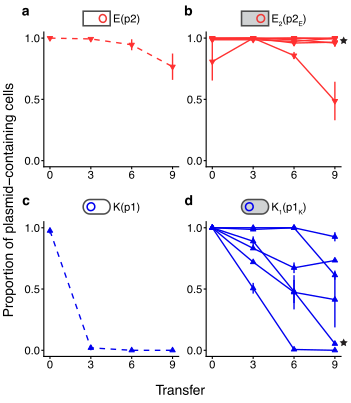

Write R code to recreate this figure.
library(ggplot2)
library(Rmisc)
library(lattice)
library(plyr)
library(cowplot)
library(gridExtra)
library(grid)
library(egg)
theme_set(theme_cowplot())

#########################
#FigureS4########
#####################
Data_KP28s <- as.data.frame(read.csv("FigS4KP28s.csv", header = TRUE))
Data_EC29s <- as.data.frame(read.csv("FigS4_EC29s.csv", header = TRUE))

sum_dat_KP28s <- summarySE(Data_KP28s, measurevar="Fraction_P", groupvars=c("Strain","Day"))
sum_dat_EC29s <- summarySE(Data_EC29s, measurevar="Fraction_P", groupvars=c("Strain","Day"))

###S4b###
sum_dat_KP28anc <- sum_dat_KP28s[which(sum_dat_KP28s$Strain == 'ancestor'),]

FigS4b <- 
  ggplot(sum_dat_KP28anc, aes(x=Day, y=Fraction_P)) + 
  geom_errorbar(aes(ymin=Fraction_P-se, ymax=Fraction_P+se), width=0, size = 0.4668623442372146, color="blue2") +
  geom_line(linetype = "dashed", size = 0.4668623442372146, color="blue2") +
  geom_point(shape=24, fill="blue2", color="blue2", size=1)+
  theme(legend.position="none") +
  theme(axis.title.x=element_blank()) +
  theme(axis.title.y=element_blank()) +
  theme(axis.line.y = element_line(size = 0.3734899)) +
  theme(axis.line.x = element_line(size = 0.3734899)) +
  theme(axis.ticks = element_line(size = 0.3734899))+
  theme(axis.text.x = element_text(margin=margin(1,0,0,0,"pt")),
        axis.text.y = element_text(margin=margin(0,1,0,0,"pt")))+
  theme(axis.ticks.length=unit(.025, "in"))+
  theme(plot.margin = margin(.2, 0, 0, .05, "in"))+
  expand_limits(x = 0, y = 0) +
  theme(axis.text = element_text(size = 8)) +
  scale_x_continuous(breaks=c(0,3,6,9))+
  scale_y_continuous(breaks=c(0.0, 0.5, 1.0))


FigS4b

###S4d###
sum_dat_KP28evo <- sum_dat_KP28s[which(sum_dat_KP28s$Strain != 'ancestor'),]

FigS4d <-
  ggplot(sum_dat_KP28evo, aes(x=Day, y=Fraction_P, colour=Strain)) + 
  geom_errorbar(aes(ymin=Fraction_P-se, ymax=Fraction_P+se),  width=0, size = 0.4668623442372146, color="blue2") +
  geom_line(aes(linetype = Strain), size = 0.4668623442372146, color="blue2") +
  geom_point(shape=24, fill="blue2", color="blue2", size=1)+
  scale_linetype_manual(values=c("solid", "solid", "solid", "solid", "solid","solid")) +
  theme(legend.position="none") +
  theme(axis.title.x=element_blank()) +
  theme(axis.title.y=element_blank()) +
  theme(axis.line.y = element_line(size = 0.3734899)) +
  theme(axis.line.x = element_line(size = 0.3734899)) +
  theme(axis.ticks = element_line(size = 0.3734899))+
  theme(axis.text.x = element_text(margin=margin(1,0,0,0,"pt")),
        axis.text.y = element_text(margin=margin(0,1,0,0,"pt")))+
  theme(axis.ticks.length=unit(.025, "in"))+
  theme(plot.margin = margin(.2, 0, 0, .05, "in"))+
  expand_limits(x = 0, y = 0) +
  theme(axis.text = element_text(size = 8)) +
  scale_x_continuous(breaks=c(0,3,6,9))+
  scale_y_continuous(breaks=c(0.0, 0.5, 1.0))


FigS4d

###S4a###
sum_dat_EC29anc <- sum_dat_EC29s[which(sum_dat_EC29s$Strain == 'ancestor'),]

FigS4a <- 
  ggplot(sum_dat_EC29anc, aes(x=Day, y=Fraction_P, colour=Strain)) + 
  geom_errorbar(aes(ymin=Fraction_P-se, ymax=Fraction_P+se), width=0, size = 0.4668623442372146, color="firebrick1") +
  geom_line(linetype = "dashed", size = 0.4668623442372146, color="firebrick1") +
  geom_point(shape=25, fill="firebrick1", color="firebrick1", size=1)+
  theme(legend.position="none") +
  theme(axis.title.x=element_blank()) +
  theme(axis.title.y=element_blank()) +
  theme(axis.line.y = element_line(size = 0.3734899)) +
  theme(axis.line.x = element_line(size = 0.3734899)) +
  theme(axis.ticks = element_line(size = 0.3734899))+
  theme(axis.text.x = element_text(margin=margin(1,0,0,0,"pt")),
        axis.text.y = element_text(margin=margin(0,1,0,0,"pt")))+
  theme(axis.ticks.length=unit(.025, "in"))+
  theme(plot.margin = margin(.2, 0, 0, .05, "in"))+
  expand_limits(x = 0, y = 0) +
  theme(axis.text = element_text(size = 8)) +
  scale_x_continuous(breaks=c(0,3,6,9))+
  scale_y_continuous(breaks=c(0.0, 0.5, 1.0))

FigS4a

###S4c###
sum_dat_EC29evo <- sum_dat_EC29s[which(sum_dat_EC29s$Strain != 'ancestor'),]


FigS4c <-
  ggplot(sum_dat_EC29evo, aes(x=Day, y=Fraction_P, colour=Strain)) + 
  geom_errorbar(aes(ymin=Fraction_P-se, ymax=Fraction_P+se),  width=0, size = 0.4668623442372146, color="firebrick1") +
  geom_line(aes(linetype = Strain), size = 0.4668623442372146, color="firebrick1") +
  geom_point(shape=25, fill="firebrick1", color="firebrick1", size=1)+
  scale_linetype_manual(values=c("solid", "solid", "solid", "solid", "solid","solid")) +
  theme(legend.position="none") +
  theme(axis.title.x=element_blank()) +
  theme(axis.title.y=element_blank()) +
  theme(axis.line.y = element_line(size = 0.3734899)) +
  theme(axis.line.x = element_line(size = 0.3734899)) +
  theme(axis.ticks = element_line(size = 0.3734899))+
  theme(axis.text.x = element_text(margin=margin(1,0,0,0,"pt")),
        axis.text.y = element_text(margin=margin(0,1,0,0,"pt")))+
  theme(axis.ticks.length=unit(.025, "in"))+
  theme(plot.margin = margin(.2, 0, 0, .05, "in"))+
  expand_limits(x = 0, y = 0) +
  theme(axis.text = element_text(size = 8)) +
  scale_x_continuous(breaks=c(0,3,6,9))+
  scale_y_continuous(breaks=c(0.0, 0.5, 1.0))

FigS4c


FigS4a_fixed <- set_panel_size(FigS4a, width  = unit(1.35, "in"), height = unit(1.35, "in"))
FigS4b_fixed <- set_panel_size(FigS4b, width  = unit(1.35, "in"), height = unit(1.35, "in"))
FigS4c_fixed <- set_panel_size(FigS4c, width  = unit(1.35, "in"), height = unit(1.35, "in"))
FigS4d_fixed <- set_panel_size(FigS4d, width  = unit(1.35, "in"), height = unit(1.35, "in"))

####Fit together###

FigureS4_main <- plot_grid(FigS4a_fixed, FigS4c_fixed, FigS4b_fixed, 
                          FigS4d_fixed, ncol = 2, align = "v", 
                          labels = c('a','c', 'b', 'd'), label_size = 10)

FigureS4_main

#create common x and y labels

y.grob <- textGrob("Proportion of plasmid-containing cells", 
                   gp=gpar(fontsize=10), rot=90)

x.grob <- textGrob("Transfer", 
                   gp=gpar(fontsize=10))

#add common axis to plot

FigureS4 <- grid.arrange(arrangeGrob(FigureS4_main, left = y.grob, bottom = x.grob))

save_plot("FigureS4.pdf", plot = FigureS4, base_width = 3.45, base_height = 4)
